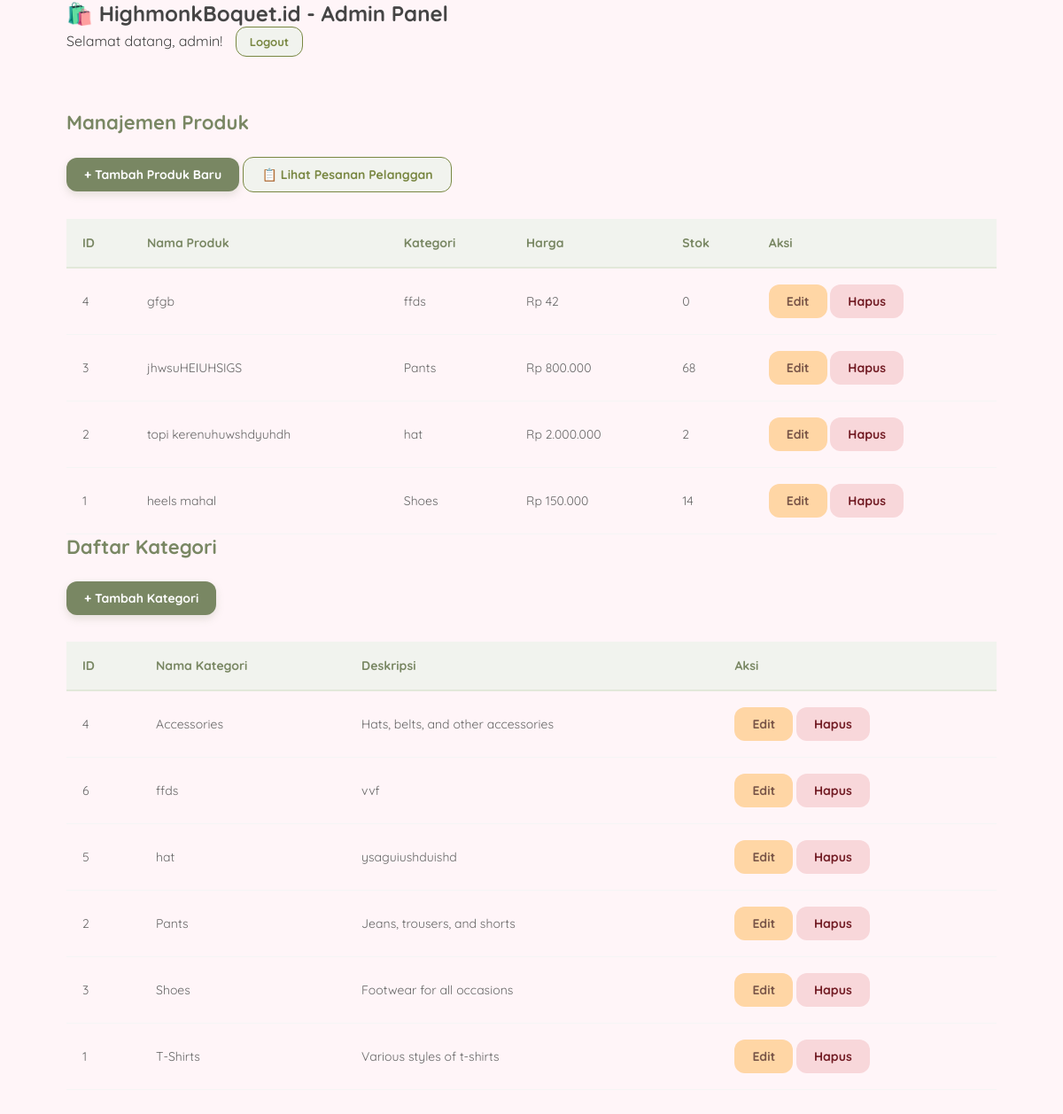
Page /dashboard_admin.php (signed in) on the committed database.
### tables this page shows
CREATE TABLE `products` (
  `id` int(11) NOT NULL,
  `name` varchar(100) NOT NULL,
  `description` text DEFAULT NULL,
  `price` decimal(10,2) NOT NULL,
  `stock` int(11) NOT NULL DEFAULT 0,
  `category_id` int(11) DEFAULT NULL,
  `image` varchar(255) DEFAULT NULL,
  `created_at` timestamp NOT NULL DEFAULT current_timestamp()
);

CREATE TABLE `categories` (
  `id` int(11) NOT NULL,
  `name` varchar(100) NOT NULL,
  `description` text DEFAULT NULL,
  `created_at` timestamp NOT NULL DEFAULT current_timestamp()
);

### dashboard_admin.php (the view, shortened to what this page needs)
<?php
include 'db/koneksi.php';
$result = $mysqli->query("SELECT p.*, c.name as category_name FROM products p
                         LEFT JOIN categories c ON p.category_id = c.id
                         ORDER BY p.created_at DESC");
$products = $result->fetch_all(MYSQLI_ASSOC);
$cat_result = $mysqli->query("SELECT * FROM categories ORDER BY name");
$categories = $cat_result->fetch_all(MYSQLI_ASSOC);
?>
<!DOCTYPE html>
<html lang="id">
<head>
    <link rel="stylesheet" href="asset/ds_admin.css">
</head>
<body>
    <nav class="navbar">
        <div class="container">
            <h1>🛍️ HighmonkBoquet.id - Admin Panel</h1>
            <div>
                <span>Selamat datang, <?php echo htmlspecialchars($_SESSION['username']); ?>!</span>
                <a href="logout.php" class="btn-secondary">Logout</a>
            </div>
        </div>
    </nav>
    <div class="container">
        <h2>Manajemen Produk</h2>
        <div style="margin-bottom: 30px;">
           <a href="product_management.php?action=create" class="btn-primary">+ Tambah Produk Baru</a>
           <a href="admin_orders.php" class="btn-secondary">📋 Lihat Pesanan Pelanggan</a>
        </div>
        <table class="table">
            <thead>
                <tr>
                    <th>ID</th>
                    <th>Nama Produk</th>
                    <th>Kategori</th>
                    <th>Harga</th>
                    <th>Stok</th>
                    <th>Aksi</th>
                </tr>
            </thead>
            <tbody>
                <?php foreach ($products as $product): ?>
                <tr>
                    <td><?php echo $product['id']; ?></td>
                    <td><?php echo htmlspecialchars($product['name']); ?></td>
                    <td><?php echo htmlspecialchars($product['category_name'] ?? 'Tanpa Kategori'); ?></td>
                    <td>Rp <?php echo number_format($product['price'], 0, ',', '.'); ?></td>
                    <td><?php echo $product['stock']; ?></td>
                    <td>
                        <a href="product_management.php?action=edit&id=<?php echo $product['id']; ?>" class="btn-warning">Edit</a>
                        <a href="product_management.php?action=delete&id=<?php echo $product['id']; ?>" class="btn-danger" onclick="return confirm('Yakin ingin menghapus?')">Hapus</a>
                    </td>
                </tr>
                <?php endforeach; ?>
        </table>
        <h2>Daftar Kategori</h2>
        <div style="margin-bottom: 30px;">
            <a href="category_management.php?action=create" class="btn-primary">+ Tambah Kategori</a>
        </div>
        <table class="table">
            <thead>
                <tr>
                    <th>ID</th>
                    <th>Nama Kategori</th>
                    <th>Deskripsi</th>
                    <th>Aksi</th>
                </tr>
            </thead>
            <tbody>
                <?php foreach ($categories as $category): ?>
                <tr>
                    <td><?php echo $category['id']; ?></td>
                    <td><?php echo htmlspecialchars($category['name']); ?></td>
                    <td><?php echo htmlspecialchars($category['description']); ?></td>
                    <td>
                        <a href="category_management.php?action=edit&id=<?php echo $category['id']; ?>" class="btn-warning">Edit</a>
                        <a href="category_management.php?action=delete&id=<?php echo $category['id']; ?>" class="btn-danger" onclick="return confirm('Yakin ingin menghapus?')">Hapus</a>
                    </td>
                </tr>
                <?php endforeach; ?>
            </tbody>
        </table>
    </div>
</body>
</html>

### asset/ds_admin.css (style rules this page uses)
* { margin: 0; padding: 0; box-sizing: border-box; }
body { font-family: 'Quicksand', sans-serif; background-color: #fff5f8; color: #444; }
.container { max-width: 1100px; margin: 0 auto; padding: 0 25px 60px 25px; }
h2 { color: #798763; margin-bottom: 25px; font-size: 22px; display: flex; align-items: center; gap: 10px; }
table { width: 100%; border-collapse: collapse; }
th { background: #f1f3ee; color: #798763; text-align: left; padding: 18px; font-weight: 700; font-size: 14px; border-bottom: 2px solid #e2e8da; }
td { padding: 18px; border-bottom: 1px solid #f5f5f5; font-size: 14px; color: #666; }
.btn-primary, .btn-secondary, .btn-warning, .btn-danger { display: inline-block; padding: 10px 20px; border-radius: 12px; text-decoration: none; font-family: 'Quicksand', sans-serif; font-weight: 700; font-size: 14px; transition: all 0.3s ease; text-align: center; }
.btn-primary { background-color: #798763; color: white; box-shadow: 0 4px 10px rgba(121, 135, 99, 0.2); }
.btn-secondary { background-color: #f1f3ee; color: #798742; border: 1px solid #798742; }
.btn-warning { background-color: #ffd6a5; color: #795548; }
.btn-danger { background-color: #f8d7da; color: #721c24; }
.navbar .btn-secondary { padding: 8px 15px; font-size: 13px; margin-left: 10px; }

### rows in the picture
products: id "4", name "gfgb", category.name "ffds", price "42", stock "0"
products: id "3", name "jhwsuHEIUHSIGS", category.name "Pants", price "800.000", stock "68"
products: id "2", name "topi kerenuhuwshdyuhdh", category.name "hat", price "2.000.000", stock "2"
products: id "1", name "heels mahal", category.name "Shoes", price "150.000", stock "14"
categories: id "4", name "Accessories", description "Hats, belts, and other accessories"
categories: id "6", name "ffds", description "vvf"
categories: id "5", name "hat", description "ysaguiushduishd"
categories: id "2", name "Pants", description "Jeans, trousers, and shorts"
categories: id "3", name "Shoes", description "Footwear for all occasions"
categories: id "1", name "T-Shirts", description "Various styles of t-shirts"

### other values in the picture
$_SESSION['username'] "admin"
